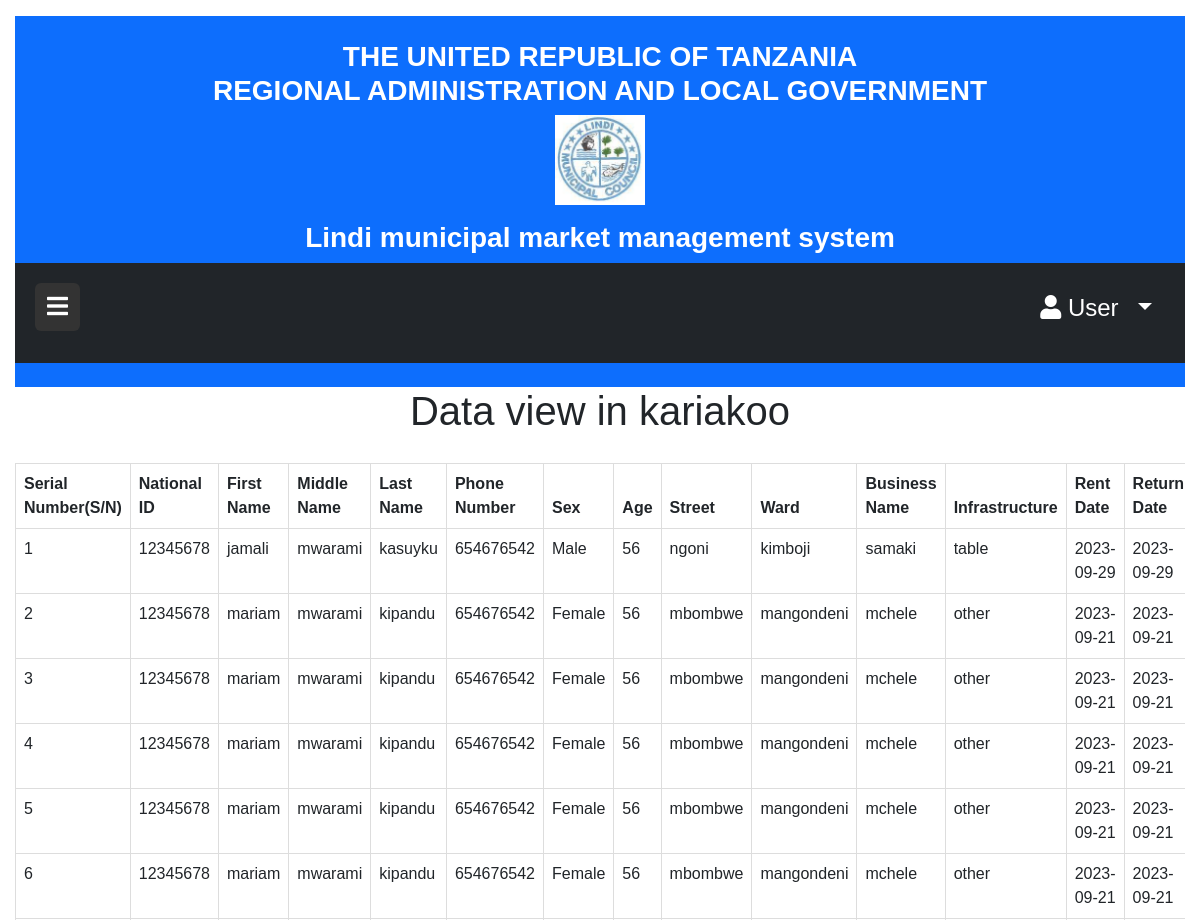
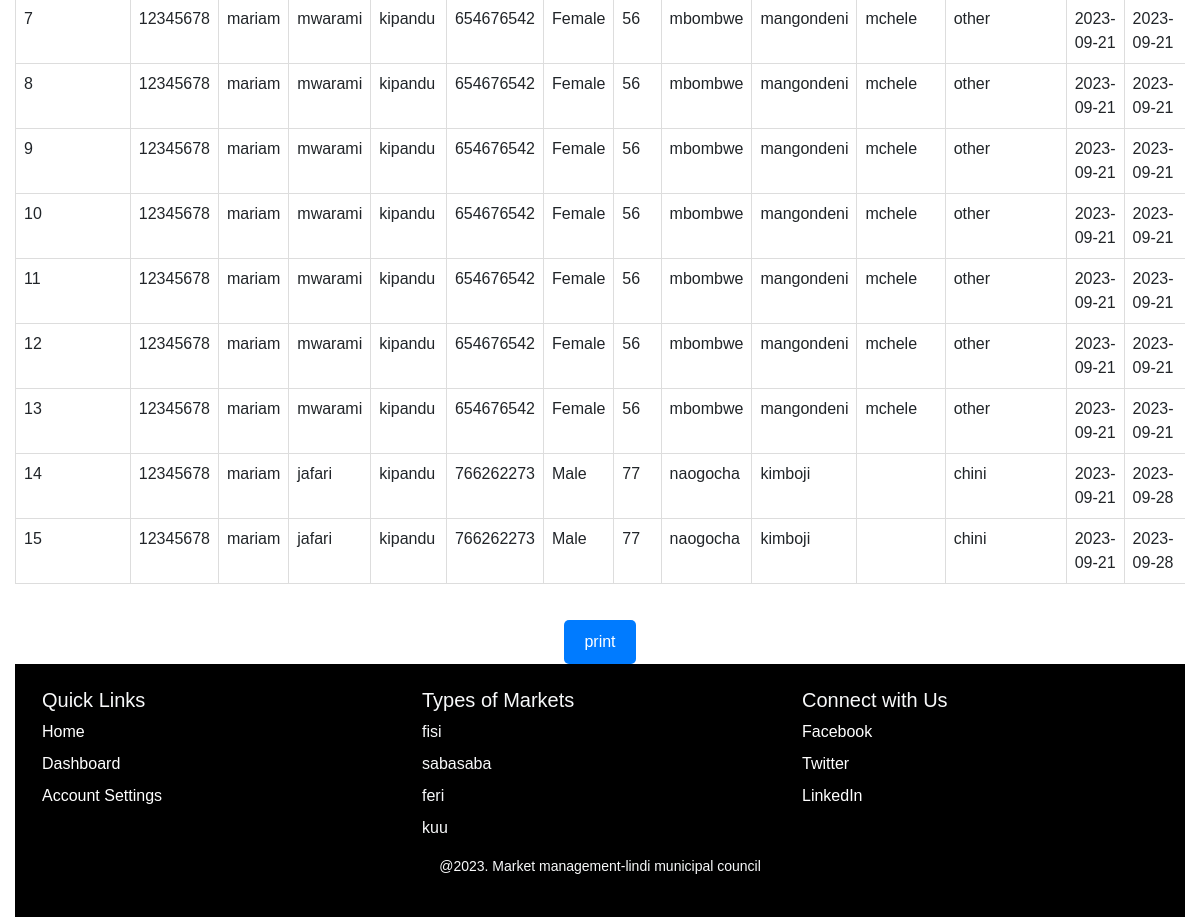
Page /view.php?market=kariakoo on the committed database (2 pictures, top to bottom).
### tables this page shows
CREATE TABLE `wafanyabiashara` (
  `Mfanyabiashara_ID` int(11) NOT NULL,
  `NIN` varchar(24) NOT NULL,
  `Jina_la_Kwanza` varchar(15) NOT NULL,
  `Jina_Kati` varchar(15) NOT NULL,
  `Jina_Mwisho` varchar(15) NOT NULL,
  `Namba_ya_Simu` int(11) NOT NULL,
  `Jinsi` text NOT NULL,
  `Umri` int(11) NOT NULL,
  `Street` varchar(15) NOT NULL,
  `Ward` varchar(15) NOT NULL,
  `MarketType` varchar(20) NOT NULL,
  `business` varchar(30) NOT NULL,
  `infrastructure` varchar(20) NOT NULL,
  `date_of_rent` date NOT NULL,
  `date_of_return` date NOT NULL
);

### view.php (the view, shortened to what this page needs)
<?php
include 'Connection.php' ;
if (isset($_GET['market'])) {
  $market = $_GET['market'];
  $sql = "SELECT * FROM wafanyabiashara WHERE MarketType = ?";
  $stmt = $conn->prepare($sql);
  $stmt->bind_param("s", $market);
  $stmt->execute();
  $result = $stmt->get_result();
  ?>
  <!DOCTYPE html>
  <html lang="en">
  <head>
  <link rel="stylesheet" href="https://cdn.jsdelivr.net/npm/bootstrap@5.3.0/dist/css/bootstrap.min.css">
  <link rel="stylesheet" href="https://cdnjs.cloudflare.com/ajax/libs/font-awesome/5.15.3/css/all.min.css">
  <link rel="stylesheet" href="style/content.css">
  <link rel="stylesheet" href="https://cdnjs.cloudflare.com/ajax/libs/font-awesome/5.15.4/css/all.min.css">
  </head>
  <body>
  <div id="main-content">
            <header class="bg-primary text-white text-center py-4">
        <div class="d-flex flex-column align-items-center">
            <h3>THE UNITED REPUBLIC OF TANZANIA <br> REGIONAL ADMINISTRATION AND LOCAL GOVERNMENT</h3>
            <div class="mb-3" id="tp">
              <img src="image/lindi-municipal.jpg" alt="Coat of Arms" class="img-fluid">
            </div>
            <h3 class="m-0">Lindi municipal market management system<h3>
          </div>
    <div class="position-relative bg-dark p-3" id="top">
      <div class="d-flex justify-content-between">
          <button id="toggle-btn" class="btn btn-dark">
              <i class="fas fa-bars"></i>
          </button>
          <div class="user-dropdown">
              <button id="user-btn" class="btn btn-dark dropdown-toggle" data-bs-toggle="dropdown">
                  <i class="fas fa-user"></i> User <i class="fas fa-arrow"></i>
              </button>
          </div>
      </div>
    </div>
    </header>
    <h1>Data view in <?php echo $market; ?></h1>
    <div class="table-responsive">
        <table class="table">
            <thead>
            <tr>
                <th>Serial Number(S/N)</th>
                <th>National ID</th>
                <th>First Name</th>
                <th>Middle Name</th>
                <th>Last Name</th>
                <th>Phone Number</th>
                <th>Sex</th>
                <th>Age</th>
                <th>Street</th>
                <th>Ward</th>
                <th>Business Name</th>
                <th>Infrastructure</th>
                <th>Rent Date</th>
                <th>Return Date</th>
            </tr>
            </thead>
            <tbody>
            <?php
            $serialNumber = 1;
            while ($row = $result->fetch_assoc()) {
                $rowClass = $serialNumber % 2 == 0 ? 'gray-row' : '';
                ?>
                <tr class="<?php echo $rowClass; ?>">
                    <td><?php echo $serialNumber++; ?></td>
                    <td><?php echo $row['NIN']; ?></td>
                    <td><?php echo $row['Jina_la_Kwanza']; ?></td>
                    <td><?php echo $row['Jina_Kati']; ?></td>
                    <td><?php echo $row['Jina_Mwisho']; ?></td>
                    <td><?php echo $row['Namba_ya_Simu']; ?></td>
                    <td><?php echo $row['Jinsi']; ?></td>
                    <td><?php echo $row['Umri']; ?></td>
                    <td><?php echo $row['Street']; ?></td>
                    <td><?php echo $row['Ward']; ?></td>
                    <td><?php echo $row['business']; ?></td>
                    <td><?php echo $row['infrastructure']; ?></td>
                    <td><?php echo $row['date_of_rent']; ?></td>
                    <td><?php echo $row['date_of_return']; ?></td>
                </tr>
            <?php } ?>
            </tbody>
        </table>
    </div>
    <div class="print-button">
        <button onclick="window.print()">print</button>
    </div>
    </body>
    </html>
    <?php
} else {
    echo "Market parameter not provided.";
}
?>
 <footer class="custom-footer text-light py-4">
    <div class="container">
      <div class="row">
        <div class="col-md-4">
          <h5>Quick Links</h5>
          <ul class="list-unstyled">
            <li><a href="#">Home</a></li>
            <li><a href="#">Dashboard</a></li>
            <li><a href="#">Account Settings</a></li>
          </ul>
        </div>
        <div class="col-md-4">
          <h5>Types of Markets</h5>
          <ul class="list-unstyled">
            <li>fisi</li>
            <li>sabasaba</li>
            <li>feri</li>
            <li>kuu</li>
          </ul>
        </div>
        <div class="col-md-4">
          <h5>Connect with Us</h5>
          <ul class="list-unstyled">
            <li><a href="#"><i class="bi bi-facebook"></i> Facebook</a></li>
            <li><a href="#"><i class="bi bi-twitter"></i> Twitter</a></li>
            <li><a href="#"><i class="bi bi-linkedin"></i> LinkedIn</a></li>
          </ul>
        </div>
      </div>
      <p class="text-center">@2023. Market management-lindi municipal council</p>
    </div>
    </footer>
</body>
</html>

### style/content.css (style rules this page uses)
body { height: 0; }
#main-content { transition: margin-left 0.3s ease-in-out; padding-left: 15px; padding-right: 15px; }
#toggle-btn { position: absolute; left: 20px; top: 20px; background: #333; color: white; border: none; cursor: pointer; font-size: 24px; z-index: 1001; }
#tp img { height: 90px; width: 90px; }
#user-btn { position: absolute; top: 20px; right: 20px; background: #333; color: white; cursor: pointer; font-size: 24px; z-index: 1001; }
#top { background-color: #f7f7f7; height: 100px; }
.user-dropdown { position: absolute; top: 0; right: 0; }
#user-btn { border-radius: 0; background-color:transparent; }
:root { --main-background-color: #f7f7f7; }
.custom-footer { padding: 100px 0; background-color: var(--main-background-color); background-color:black; }
footer { padding: 20px 10px; background-color: black; }
footer ul { list-style: none; padding: 0; }
footer ul li { margin-bottom: 8px; }
footer ul li a { color: #fff; text-decoration: none; transition: color 0.3s ease; }
footer p { font-size: 14px; }
h3 { font-weight: bold; }

### view.php (style rules this page uses)
body { font-family: Arial, sans-serif; }
h1 { text-align: center; }
table { width: 100%; border-collapse: collapse; margin-top: 20px; }
table, th, td { border: 1px solid #ddd; }
th, td { padding: 10px; text-align: left; }
th { background-color: burlywood; color: #fff; }
tr:nth-child(even) { background-color: #f2f2f2; }
.print-button { margin-top: 20px; text-align: center; }
.print-button button { background-color: #007bff; color: #fff; padding: 10px 20px; border: none; border-radius: 5px; cursor: pointer; }

### rows in the picture
wafanyabiashara: NIN "12345678", Jina_la_Kwanza "jamali", Jina_Kati "mwarami", Jina_Mwisho "kasuyku", Namba_ya_Simu "654676542", Jinsi "Male", Umri "56", Street "ngoni", Ward "kimboji", business "samaki", infrastructure "table", date_of_rent "2023-09-29", date_of_return "2023-09-29"
wafanyabiashara: NIN "12345678", Jina_la_Kwanza "mariam", Jina_Kati "mwarami", Jina_Mwisho "kipandu", Namba_ya_Simu "654676542", Jinsi "Female", Umri "56", Street "mbombwe", Ward "mangondeni", business "mchele", infrastructure "other", date_of_rent "2023-09-21", date_of_return "2023-09-21"
wafanyabiashara: NIN "12345678", Jina_la_Kwanza "mariam", Jina_Kati "mwarami", Jina_Mwisho "kipandu", Namba_ya_Simu "654676542", Jinsi "Female", Umri "56", Street "mbombwe", Ward "mangondeni", business "mchele", infrastructure "other", date_of_rent "2023-09-21", date_of_return "2023-09-21"
wafanyabiashara: NIN "12345678", Jina_la_Kwanza "mariam", Jina_Kati "mwarami", Jina_Mwisho "kipandu", Namba_ya_Simu "654676542", Jinsi "Female", Umri "56", Street "mbombwe", Ward "mangondeni", business "mchele", infrastructure "other", date_of_rent "2023-09-21", date_of_return "2023-09-21"
wafanyabiashara: NIN "12345678", Jina_la_Kwanza "mariam", Jina_Kati "mwarami", Jina_Mwisho "kipandu", Namba_ya_Simu "654676542", Jinsi "Female", Umri "56", Street "mbombwe", Ward "mangondeni", business "mchele", infrastructure "other", date_of_rent "2023-09-21", date_of_return "2023-09-21"
wafanyabiashara: NIN "12345678", Jina_la_Kwanza "mariam", Jina_Kati "mwarami", Jina_Mwisho "kipandu", Namba_ya_Simu "654676542", Jinsi "Female", Umri "56", Street "mbombwe", Ward "mangondeni", business "mchele", infrastructure "other", date_of_rent "2023-09-21", date_of_return "2023-09-21"
wafanyabiashara: NIN "12345678", Jina_la_Kwanza "mariam", Jina_Kati "mwarami", Jina_Mwisho "kipandu", Namba_ya_Simu "654676542", Jinsi "Female", Umri "56", Street "mbombwe", Ward "mangondeni", business "mchele", infrastructure "other", date_of_rent "2023-09-21", date_of_return "2023-09-21"
wafanyabiashara: NIN "12345678", Jina_la_Kwanza "mariam", Jina_Kati "mwarami", Jina_Mwisho "kipandu", Namba_ya_Simu "654676542", Jinsi "Female", Umri "56", Street "mbombwe", Ward "mangondeni", business "mchele", infrastructure "other", date_of_rent "2023-09-21", date_of_return "2023-09-21"
wafanyabiashara: NIN "12345678", Jina_la_Kwanza "mariam", Jina_Kati "mwarami", Jina_Mwisho "kipandu", Namba_ya_Simu "654676542", Jinsi "Female", Umri "56", Street "mbombwe", Ward "mangondeni", business "mchele", infrastructure "other", date_of_rent "2023-09-21", date_of_return "2023-09-21"
wafanyabiashara: NIN "12345678", Jina_la_Kwanza "mariam", Jina_Kati "mwarami", Jina_Mwisho "kipandu", Namba_ya_Simu "654676542", Jinsi "Female", Umri "56", Street "mbombwe", Ward "mangondeni", business "mchele", infrastructure "other", date_of_rent "2023-09-21", date_of_return "2023-09-21"
wafanyabiashara: NIN "12345678", Jina_la_Kwanza "mariam", Jina_Kati "mwarami", Jina_Mwisho "kipandu", Namba_ya_Simu "654676542", Jinsi "Female", Umri "56", Street "mbombwe", Ward "mangondeni", business "mchele", infrastructure "other", date_of_rent "2023-09-21", date_of_return "2023-09-21"
wafanyabiashara: NIN "12345678", Jina_la_Kwanza "mariam", Jina_Kati "mwarami", Jina_Mwisho "kipandu", Namba_ya_Simu "654676542", Jinsi "Female", Umri "56", Street "mbombwe", Ward "mangondeni", business "mchele", infrastructure "other", date_of_rent "2023-09-21", date_of_return "2023-09-21"
wafanyabiashara: NIN "12345678", Jina_la_Kwanza "mariam", Jina_Kati "mwarami", Jina_Mwisho "kipandu", Namba_ya_Simu "654676542", Jinsi "Female", Umri "56", Street "mbombwe", Ward "mangondeni", business "mchele", infrastructure "other", date_of_rent "2023-09-21", date_of_return "2023-09-21"
wafanyabiashara: NIN "12345678", Jina_la_Kwanza "mariam", Jina_Kati "jafari", Jina_Mwisho "kipandu", Namba_ya_Simu "766262273", Jinsi "Male", Umri "77", Street "naogocha", Ward "kimboji", infrastructure "chini", date_of_rent "2023-09-21", date_of_return "2023-09-28"
wafanyabiashara: NIN "12345678", Jina_la_Kwanza "mariam", Jina_Kati "jafari", Jina_Mwisho "kipandu", Namba_ya_Simu "766262273", Jinsi "Male", Umri "77", Street "naogocha", Ward "kimboji", infrastructure "chini", date_of_rent "2023-09-21", date_of_return "2023-09-28"

### other values in the picture
$market "kariakoo"
